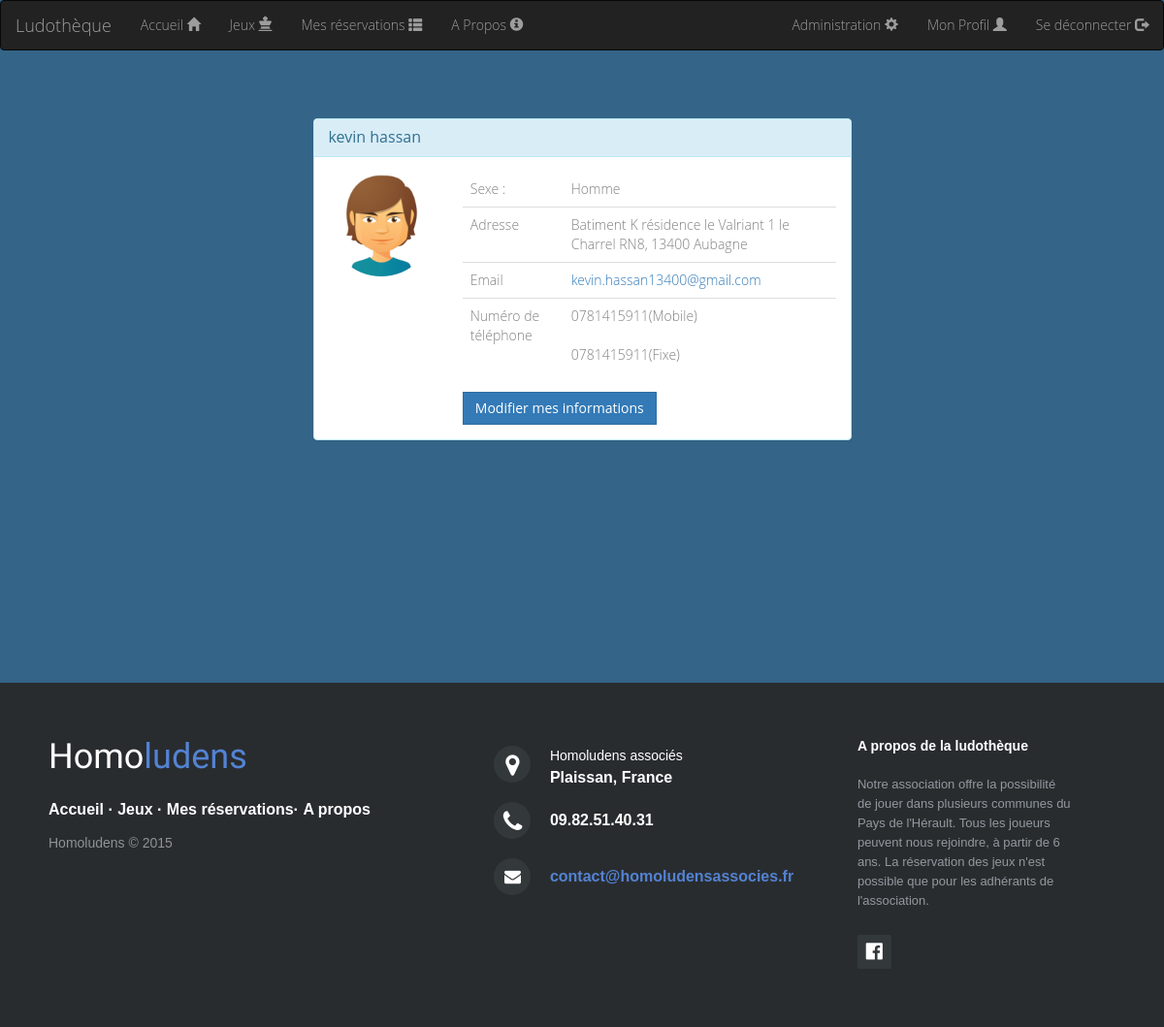
/?action=myProfile (signed in), run on an earlier commit of the app's database.
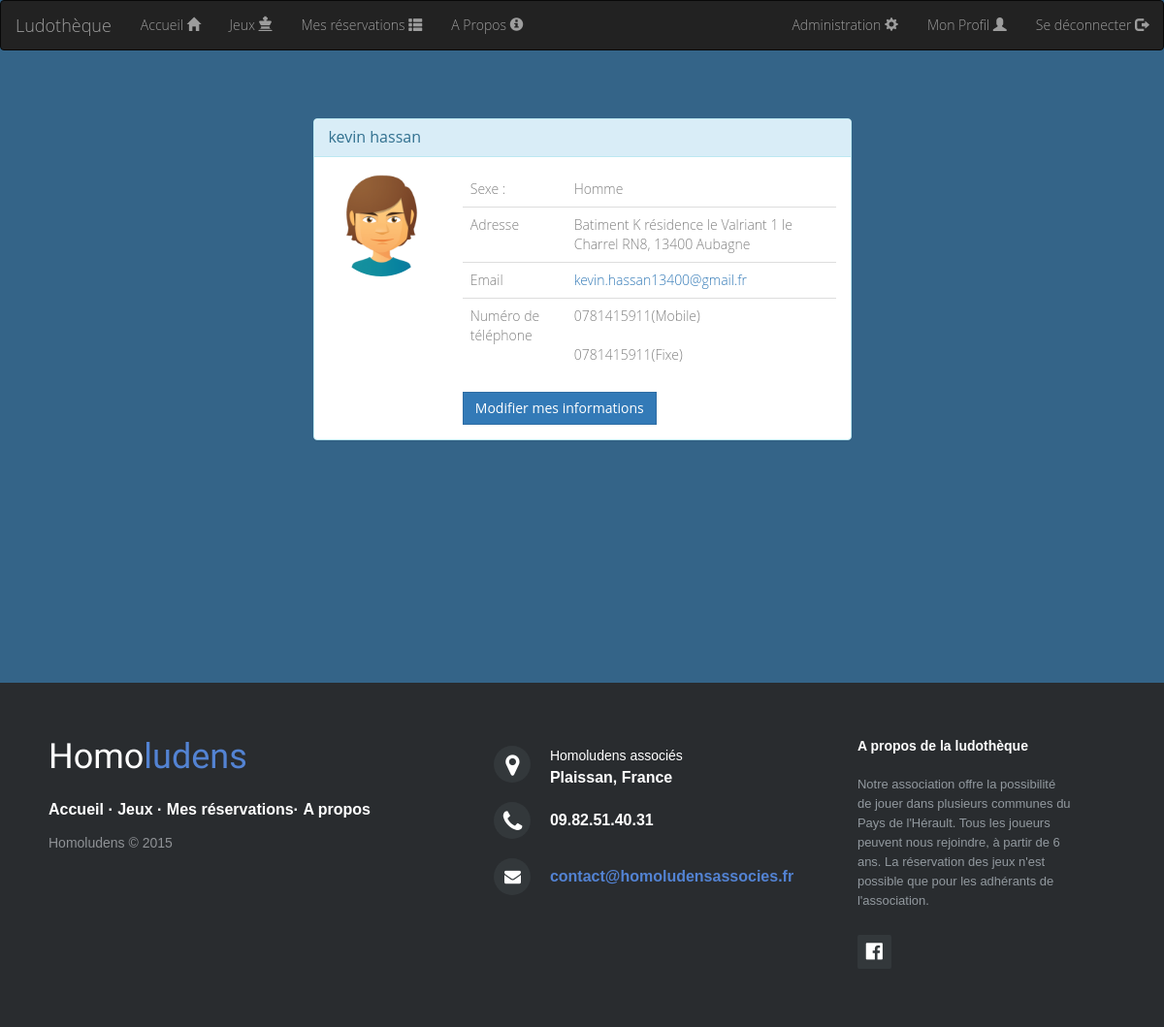
And on a later commit of the database.
### tables this page shows
CREATE TABLE IF NOT EXISTS `utilisateur` (
  `username` varchar(32) NOT NULL,
  `password` varchar(64) NOT NULL,
  `admin` tinyint(1) NOT NULL,
  `sexUser` varchar(8) NOT NULL,
  `nameUser` varchar(32) NOT NULL,
  `nicknameUser` varchar(32) NOT NULL,
  `emailUser` varchar(32) NOT NULL,
  `telUser` varchar(10) NOT NULL,
  `mobileUser` varchar(10) NOT NULL,
  `addressUser` varchar(50) NOT NULL,
  `cpUser` varchar(5) NOT NULL,
  `cityUser` varchar(32) NOT NULL,
  `banUser` tinyint(4) NOT NULL DEFAULT '0',
  PRIMARY KEY (`username`)
);

### view/view.php (called while the page is built)
<?php
    require "header.php";
    require VIEW_PATH  . DS . 'view' . ucfirst($view) . '.php';
    require "footer.php";
?>

### controller/ControllerUtilisateur.php (called while the page is built, shortened)
<?php
switch ($action) {
    case "myProfile":
        $data = array(
            "username" => $_SESSION['login'],
        );
        $tab_u=  ModelUtilisateur::selectWhere($data);
        $view = "MyProfile";
        break;
}
require VIEW_PATH . "view.php";

### index.php (called while the page is built, shortened)
<?php
include ROOT . DS . 'controller' . DS . 'dispatcher.php';
?>

### config/Session.php (called while the page is built, shortened)
<?php
class Session {
    public static function is_admin () {
        return (! empty ( $_SESSION ['admin']) && $_SESSION ['admin']);
    }
}
?>

### model/Model.php (called while the page is built, shortened)
<?php
class Model {
    public static $pdo;
    public static function set_static() {
        try
        {
            self::$pdo = new PDO('mysql:host=localhost;dbname=ludotheque;charset=utf8', 'root', '');
            self::$pdo->setAttribute(PDO::ATTR_ERRMODE, PDO::ERRMODE_EXCEPTION);
        }
        catch (PDOException $ex)
        {
            if (Conf::getDebug())
            {
                echo $ex->getMessage();
                die('Problème lors de la connexion à la base de donnée');
            }
            else
            {
                echo 'Une erreur est survenue. <a href=""> Retour a la page d\'accueil </a>';
                die();
            }
        }
    }
    public static function selectWhere($data) {
        try
        {
            $table = static::$table;
            $where = "";
            foreach ($data as $key => $value)
                $where .= " $table.$key=:$key AND";
            $where = rtrim($where, 'AND');
            $sql = "SELECT * FROM $table WHERE $where";
            $req = self::$pdo->prepare($sql);
            $req->execute($data);
            return $req->fetchAll(PDO::FETCH_OBJ);
        }
        catch (PDOException $e)
        {
            echo $e->getMessage();
            die("Erreur lors de la recherche dans la BDD " . static::$table);
        }
    }
}
?>

### view/viewMyProfile.php (the view, shortened to what this page needs)
<?php
$u=$tab_u[0];
if($u->sexUser=="Homme")
    $image="./image/avatarHomme.png";
else
    $image="./image/avatarFemme.png";
echo <<< EOT
<div class="container">
    <div class="row">
      <div class="col-xs-12 col-sm-12 col-md-6 col-lg-6 col-xs-offset-0 col-sm-offset-0 col-md-offset-3 col-lg-offset-3 toppad" >
        <div class="panel panel-info">
          <div class="panel-heading">
            <h3 class="panel-title">$u->nicknameUser $u->nameUser</h3>
          </div>
          <div class="panel-body">
            <div class="row">
              <div class="col-md-3 col-lg-3 " align="center"><img alt="User Pic" src="$image" class="img-circle img-responsive"> </div>
                  <!--<div class="col-xs-10 col-sm-10 hidden-md hidden-lg"> <br>
                    <dl>
                      <dt>Sexe :</dt>
                        <dd>$u->sexUser</dd>
                      <dt>Email</dt>
                        <dd>$u->emailUser</dd>
                      <dt>Numéro de téléphone</dt>
                         <dd>$u->telUser</dd>
                      <dt>Sexe</dt>
                        <dd>Male</dd>
                    </dl>
                  </div>-->
                  <div class=" col-md-9 col-lg-9 ">
                    <table class="table table-user-information">
                      <tbody>
                        <tr>
                          <td>Sexe :</td>
                          <td>$u->sexUser</td>
                        </tr>
                          <td>Adresse</td>
                          <td>$u->addressUser, $u->cpUser $u->cityUser</td>
                        </tr>
                        <tr>
                          <td>Email</td>
                          <td><a href="$u->emailUser">$u->emailUser</a></td>
                        </tr>
                          <td>Numéro de téléphone</td>
                          <td>$u->mobileUser(Mobile)<br><br>$u->telUser(Fixe)
                          </td>
                        </tr>
                      </tbody>
                    </table>
                    <a href="?action=modifyUser&user=$u->username&profile=1" class="btn btn-primary">Modifier mes informations</a>
                  </div>
              </div>
            </div>
          </div>
        </div>
      </div>
    </div>
</div>
EOT;
?>

### controller/dispatcher.php (shortened to what this page needs)
<?php
function myGet($nomvar){
    if(isset($_GET[$nomvar]))
        return $_GET[$nomvar];
    else if(isset($_POST[$nomvar]))
        return $_POST[$nomvar];
    else
        return NULL;
}
if (!is_null(myGet('controller')))
    $controller = myGet('controller');
else
    $controller = "utilisateur";
if (!is_null(myGet('action')))
    $action = myGet('action');
else
    $action = "accueil";
switch ($controller) {
    default:
    case "utilisateur":
        require_once"ControllerUtilisateur.php";
        break;
}
?>

### view/header.php (shortened to what this page needs)
<!DOCTYPE html>
<html>
    <head>
        <link rel="stylesheet" href="http://maxcdn.bootstrapcdn.com/bootstrap/3.3.5/css/bootstrap.min.css">
        <link rel="stylesheet" href="css/style.css"/>
        <link rel="stylesheet" href="css/footer-distributed-with-address-and-phones.css"/>
        <link rel="stylesheet" href="https://maxcdn.bootstrapcdn.com/font-awesome/4.5.0/css/font-awesome.min.css">
    </head>
    <body>
        <?php if(!empty($_SESSION['login'])){
            echo <<< EOT
                <nav class="navbar navbar-inverse navbar-top">
                    <div class="container-fluid">
                      <div class="navbar-header">
                        <a class="navbar-brand" href="?action=accueil">Ludothèque</a>
                      </div>
                      <div>
                        <ul class="nav navbar-nav">
                          <li><a href="?action=accueil">Accueil <span class="glyphicon glyphicon-home"></span></a></li>
                          <li><a href="?action=listJeux">Jeux <span class="glyphicon glyphicon-king"></a></li>
                          <li><a href="?action=listResa">Mes réservations <span class="glyphicon glyphicon-th-list"></span></a></li>
                          <li><a href="?action=informations">A Propos <span class="glyphicon glyphicon-info-sign"></span></a></li>
                        </ul>
                        <ul class="nav navbar-nav navbar-right">
EOT;
            if(Session::is_admin())
                echo '<li><a href="?action=administration">Administration <span class="glyphicon glyphicon-cog"></span></a></li>';
                echo <<< EOT
                          <li><a href="?action=myProfile">Mon Profil <span class="glyphicon glyphicon-user"></span></a></li>
                          <li><a href="?action=disconnect">Se déconnecter <span class="glyphicon glyphicon-log-out"></span></a></li>
                       </ul>
                      </div>
                    </div>
                </nav>
EOT;
        }
?>

### view/footer.php
<?php
echo<<<EOT
    <footer class="footer-distributed footer">
			<div class="footer-left">
				<h3>Homo<span>ludens</span></h3>
				<p class="footer-links">
					<a href="?action=accueil">Accueil</a>
					·
					<a href="?action=liste">Jeux</a>
					·
					<a href="#">Mes réservations</a>·
					<a href="?action=informations">A propos</a>
				</p>
				<p class="footer-company-name">Homoludens &copy; 2015</p>
			</div>
			<div class="footer-center">
				<div>
					<a href="https://www.google.com/maps/d/embed?mid=zhRUSu3O4t2A.kzY6DWXSWDHw" title="localiser"><i class="fa fa-map-marker"></i></a>
					<p><span>Homoludens associés</span> Plaissan, France</p>
				</div>
				<div>
					<i class="fa fa-phone"></i>
					<p>09.82.51.40.31</p>
				</div>
				<div>
					<i class="fa fa-envelope"></i>
					<p><a href="mailto:contact@homoludensassocies.fr">contact@homoludensassocies.fr</a></p>
				</div>
			</div>
			<div class="footer-right">
				<p class="footer-company-about">
					<span>A propos de la ludothèque</span>
					Notre association offre la possibilité de jouer dans plusieurs communes du Pays de l'Hérault.
                                        Tous les joueurs peuvent nous rejoindre, à partir de 6 ans.
                                        La réservation des jeux n'est possible que pour les adhérants de l'association.
				</p>
				<div class="footer-icons">
					<a href="https://www.facebook.com/Association-Homo-Ludens-Associ%C3%A9s-551661738228967/"><i class="fa fa-facebook-official"></i></a>
				</div>
			</div>
		</footer>
        </body>
    </html>
EOT;
?>

### css/style.css (style rules this page uses)
body { background-color:#346488; font-family: 'Open Sans'; font-weight: 300; color:black; }
html, body { height: 100%; min-height: 100%; color:white; }
input.form-control , input[type="submit"] , .btn { border-radius: 0px; }
.btn { transition: all ease-in-out 0.2s; }
.container { margin-top:50px; overflow:auto; padding-bottom: 150px; }
.table-user-information > tbody > tr { color:grey; border-top: 1px solid rgb(221, 221, 221); }
.table-user-information > tbody > tr:first-child { border-top: 0; }
.table-user-information > tbody > tr > td { border-top: 0; }
.toppad { margin-top:20px; }

### css/footer-distributed-with-address-and-phones.css (style rules this page uses)
.footer-distributed { background-color: #292c2f; box-shadow: 0 1px 1px 0 rgba(0, 0, 0, 0.12); box-sizing: border-box; width: 100%; text-align: left; font: bold 16px sans-serif; padding: 55px 50px; margin-top: 80px; }
.footer-distributed .footer-left, .footer-distributed .footer-center, .footer-distributed .footer-right { display: inline-block; vertical-align: top; }
.footer-distributed .footer-left { width: 40%; }
.footer-distributed h3 { color: #ffffff; font: normal 36px 'Cookie', cursive; margin: 0; }
.footer-distributed h3 span { color: #5383d3; }
.footer-distributed .footer-links { color: #ffffff; margin: 20px 0 12px; padding: 0; }
.footer-distributed .footer-links a { display:inline-block; line-height: 1.8; text-decoration: none; color: inherit; }
.footer-distributed .footer-company-name { color: #8f9296; font-size: 14px; font-weight: normal; margin: 0; }
.footer-distributed .footer-center { width: 35%; }
.footer-distributed .footer-center i { background-color: #33383b; color: #ffffff; font-size: 25px; width: 38px; height: 38px; border-radius: 50%; text-align: center; line-height: 42px; margin: 10px 15px; vertical-align: middle; }
.footer-distributed .footer-center i.fa-envelope { font-size: 17px; line-height: 38px; }
.footer-distributed .footer-center p { display: inline-block; color: #ffffff; vertical-align: middle; margin:0; }
.footer-distributed .footer-center p span { display:block; font-weight: normal; font-size:14px; line-height:2; }
.footer-distributed .footer-center p a { color: #5383d3; text-decoration: none;; }
.footer-distributed .footer-right { width: 20%; }
.footer-distributed .footer-company-about { line-height: 20px; color: #92999f; font-size: 13px; font-weight: normal; margin: 0; }
.footer-distributed .footer-company-about span { display: block; color: #ffffff; font-size: 14px; font-weight: bold; margin-bottom: 20px; }
.footer-distributed .footer-icons { margin-top: 25px; }
.footer-distributed .footer-icons a { display: inline-block; width: 35px; height: 35px; cursor: pointer; background-color: #33383b; border-radius: 2px; font-size: 20px; color: #ffffff; text-align: center; line-height: 35px; margin-right: 3px; margin-bottom: 5px; }

What changed in the data, as far as the page shows it:
changed utilisateur "kevin": emailUser "kevin.hassan13400@gmail.com" → "kevin.hassan13400@gmail.fr"
